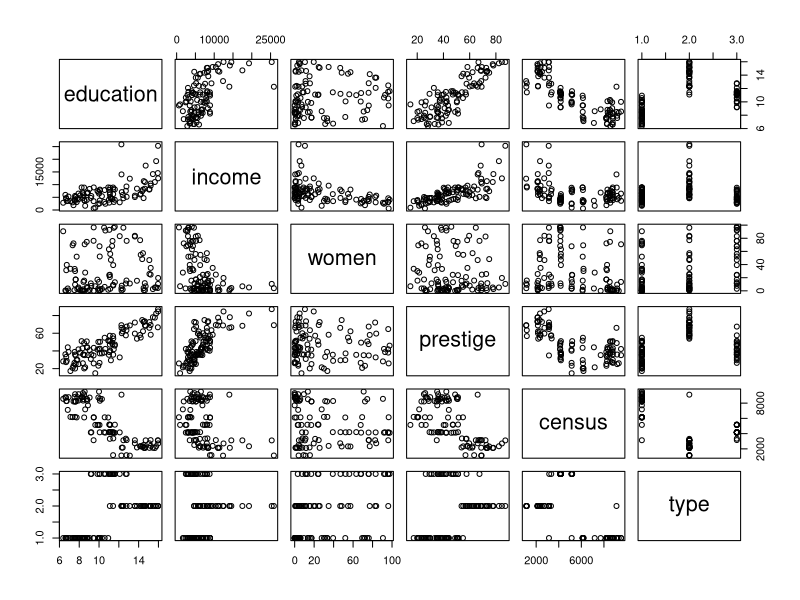
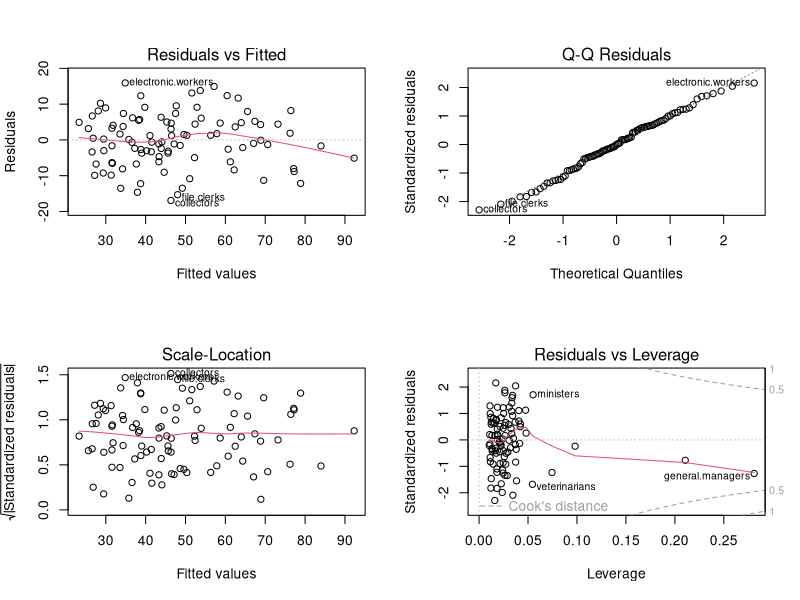
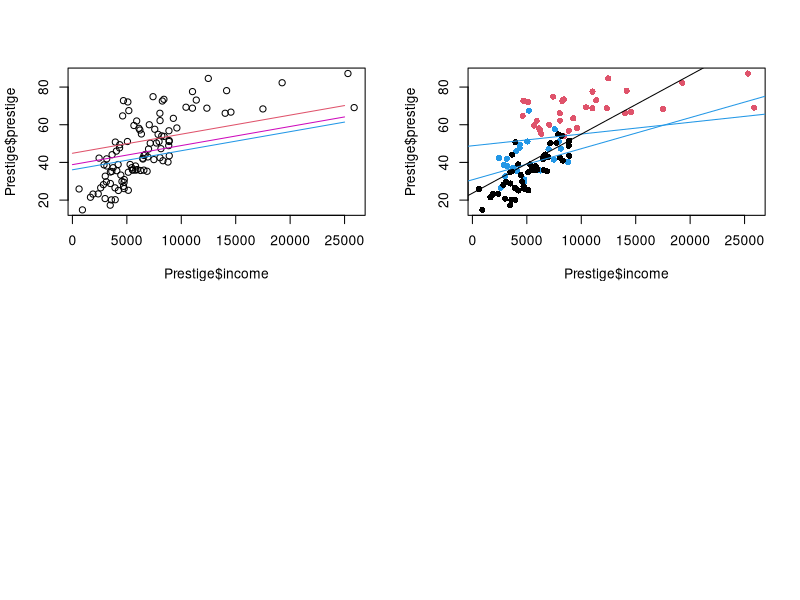

These figures' R source, in order:
## ---- chunk 1
knitr::opts_chunk$set(echo = TRUE)
## ---- chunk 2
data(Prestige, package = "carData")
plot(Prestige)
## ---- chunk 3
fit1<-lm(prestige ~ income + education, data=Prestige,subset = !is.na(Prestige$type))
summary(fit1)

## ---- chunk 4
par(mfrow=c(2,2))
plot(fit1)
## ---- chunk 5
#par(mfrow=c(2,2))
#plot(residuals(fit1)~Prestige$women); abline(h=0)
#plot(residuals(fit1)~Prestige$census); abline(h=0)
#plot(residuals(fit1)~Prestige$type);abline(h=0)
## ---- chunk 6
fit_whtype<-update(fit1, . ~ . + type)
fit_whcensus<-update(fit1, . ~ . +census)
summary(fit_whtype)
summary(fit_whcensus)
## ---- chunk 7
AIC(fit1); AIC(fit_whtype); AIC(fit_whcensus)
AIC(fit1, fit_whtype, fit_whcensus)
anova(fit1, fit_whtype) #ci sono 4 valori mancanti per type - è fondamentale che il dataset sia lo stesso per tutti
Prestige[is.na(Prestige$type),]
#N.B si possono confrontare solo modelli stimati sullo stesso dataset
#Nel nostro caso eliminiamo le 4 informazioni mancanti dal dataset (usiamo il parametro "subset" della fun lm a monte)
fit1<-lm(prestige ~ income + education,data=Prestige, subset = !is.na(Prestige$type) )
AIC(fit1); AIC(fit_whtype); AIC(fit_whcensus)
AIC(fit1, fit_whtype, fit_whcensus)
anova(fit1, fit_whtype)
## ---- chunk 8
head(model.matrix(fit_whtype))
table(Prestige$type)
fit_whtype$coefficients
## ---- chunk 9
plot(Prestige$income, Prestige$prestige)

nd <- data.frame(income=seq(0,25000, by=100), education=mean(Prestige$education), type="prof")
lines(nd$income, predict(fit_whtype,  newdata=nd), col=2)

nd <- data.frame(income=seq(0,25000, by=100), education=mean(Prestige$education), type="wc")
lines(nd$income, predict(fit_whtype,  newdata=nd), col=4)

nd <- data.frame(income=seq(0,25000, by=100), education=mean(Prestige$education), type="bc")
lines(nd$income, predict(fit_whtype,  newdata=nd), col=6)

## ---- chunk 10
fit_intall <- lm(prestige ~ income*type + education*type, data=Prestige, subset=!is.na(Prestige$type))
summary(fit_intall)
## ---- chunk 11
AIC(fit_intall, fit_whtype)
anova(fit_whtype, fit_intall) 
# anova verifica se: H0 : B1 ... Bn = 0 vs Ha : any B1 ... Bn != 0 (esiste almeno un parametro significativo)

confint(fit_whtype, parm = "education")
confint(fit_intall, parm = "education")

## ---- chunk 12
fit_inted<-lm(prestige~income+type + education*type, data=Prestige, subset=!is.na(Prestige$type))
fit_intinc<-lm(prestige~income*type + education+type, data=Prestige, subset=!is.na(Prestige$type))

summary(fit_inted)
summary(fit_intinc)

anova(fit_inted, fit_intall)
anova(fit_intinc, fit_intall) #anova sceglie modelli significativi

AIC(fit_inted, fit_intinc, fit_intall) #AIC sceglie un modello meno parsimonioso
BIC(fit_inted, fit_intinc, fit_intall) #BIC sceglie il modello  più parsimonioso

anova(fit_whtype,fit_intinc)#confrontiamo i modello additivo con quello con interazione



## ---- chunk 13
summary(fit_intinc)
## ---- chunk 14
Prestige$newtype <- factor(Prestige$type, levels=c("wc", "bc", "prof"))
table(Prestige$newtype)
table(Prestige$type)

coef(lm(prestige ~ income * newtype + education + newtype, data=Prestige,subset=!is.na(Prestige$newtype)))

coef(fit_intinc)

## ---- chunk 15
col_type <- rep(1 , length(Prestige$type))
col_type[Prestige$type == "wc"] <- 4
col_type[Prestige$type == "prof"] <- 2
plot(Prestige$income, Prestige$prestige, pch=16, col=col_type)
# education=10
abline(a=coef(fit_intinc)[1]+coef(fit_intinc)[4]+ coef(fit_intinc)[5]*10,
       b=coef(fit_intinc)[2]+coef(fit_intinc)[7], col=4)

abline(a=coef(fit_intinc)[1]+coef(fit_intinc)[3]+ coef(fit_intinc)[5]*10,
       b=coef(fit_intinc)[2]+coef(fit_intinc)[6], col=4)

abline(a=coef(fit_intinc)[1] + coef(fit_intinc)[5]*10,
       b=coef(fit_intinc)[2], col=1)


